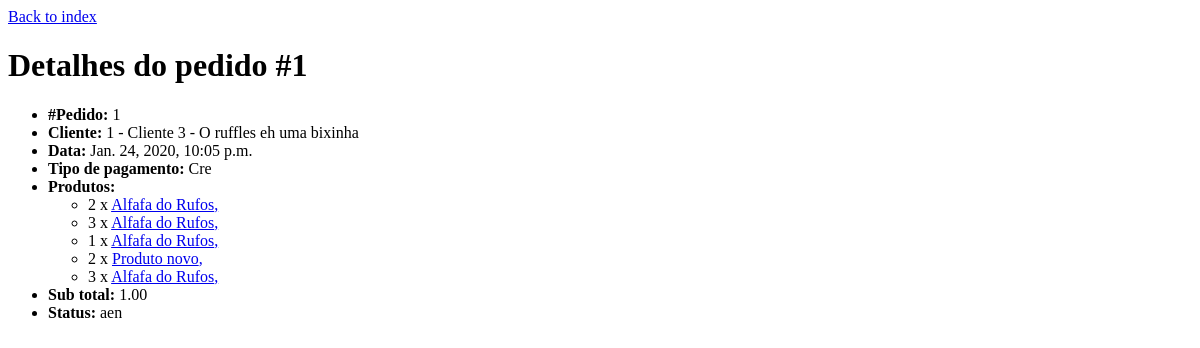
The app's page /pedidos/1/, older data.
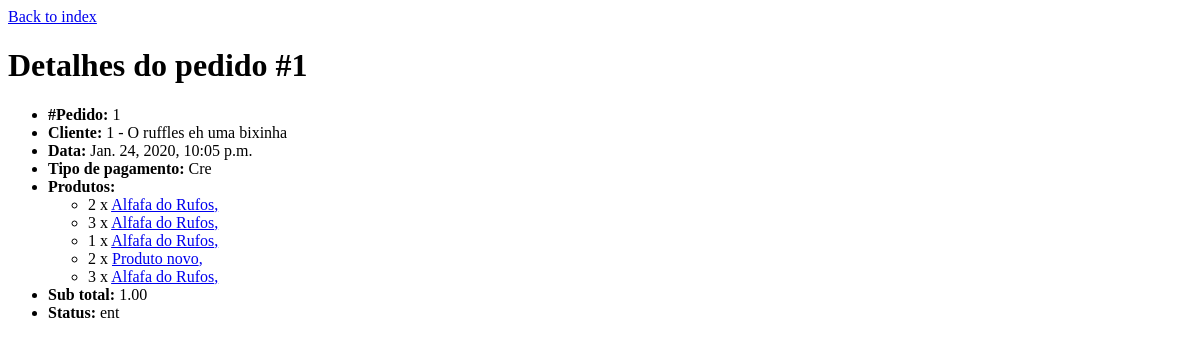
The same page, newer data.
### rufos/models.py (models this page shows, shortened)
class Pedido(models.Model):
    pedido_date = models.DateTimeField(verbose_name="data", auto_now_add=True)
    pedido_cliente = models.ForeignKey(Cliente, on_delete=models.CASCADE, verbose_name="cliente")
    pgto_cre = 'Cre'
    pgto_deb = 'Deb'
    pgto_din = 'Din'
    pedido_pgto_opcoes = [
        (pgto_cre, 'Crédito'),
        (pgto_deb, 'Débito'),
        (pgto_din, 'Dinheiro'),
    ]
    pedido_pagamento = models.CharField(
        max_length = 3,
        choices = pedido_pgto_opcoes,
        verbose_name="tipo de pagamento",
    )
    status_entregue = 'Entregue'
    status_confirmado = 'Confirmado'
    status_cancelado = 'Cancelado'
    pedido_status_opcoes = [
        (status_entregue, 'Entregue'),
        (status_confirmado, 'Confirmado'),
        (status_cancelado, 'Cancelado'),
    ]
    pedido_status = models.CharField(
        max_length = 10,
        choices = pedido_status_opcoes,
        verbose_name="status",
        default= status_confirmado,
    )
    pedido_sub_total = models.DecimalField(verbose_name="sub total", max_digits=5, decimal_places=2, default=1)

class Cliente(models.Model):
    pessoa_fisica = 'FIS'
    pessoa_juridica = 'JUR'
    cliente_tipo_opcoes = [
        (pessoa_fisica, 'Pessoa Física'),
        (pessoa_juridica, 'Pessoa Jurídica'),
    ]
    cliente_tipo = models.CharField(
        verbose_name="tipo",
        max_length = 3,
        choices = cliente_tipo_opcoes,
    )
    cliente_nome_fantasia = models.CharField(verbose_name="nome fantasia", max_length=200)
    cliente_razao_social = models.CharField(verbose_name="razão social", max_length=200)
    cliente_rua = models.CharField(verbose_name="rua", max_length=200)
    cliente_numero = models.CharField(verbose_name="número", max_length=200)
    cliente_complemento = models.CharField(verbose_name="complemento", max_length=200)
    cliente_cep = models.CharField(verbose_name="CEP",max_length=200, help_text="Exemplo: 00000-000")
    cliente_cidade = models.CharField(verbose_name="cidade", max_length=200)
    cliente_nome_contato = models.CharField(verbose_name="pessoa de contato", max_length=200)
    cliente_email = models.EmailField(verbose_name="email de contato", max_length=254, unique="true")
    cliente_telefone = models.CharField(verbose_name="telefone de contato", max_length=200, help_text="Exemplo: 51 9 0000 0000")
    cliente_dias_entrega = models.ManyToManyField(
        Entrega,
        verbose_name="dias de entrega",
    )
    tabela_1 = 'tb1'
    tabela_2 = 'tb2'
    tabela_3 = 'tb3'
    cliente_tabela_opcoes = [
        (tabela_1, 'Tabela 1'),
        (tabela_2, 'Tabela 2'),
        (tabela_3, 'Tabela 3'),
    ]
    cliente_lista_precos = models.CharField(
        max_length = 3,
        choices = cliente_tabela_opcoes,
        verbose_name="tabela de preços",
    )
    cliente_ativo = models.BooleanField(default=True)
    datestamp = models.DateTimeField(auto_now_add=True)
    def __str__(self):
        return self.cliente_nome_fantasia

### rufos/views.py (the view)
# urls.py: path('pedidos/<int:pedido_id>/', views.detalhes_pedido, name='detalhes_pedido'),
def detalhes_pedido(request, pedido_id):
    pedido = get_object_or_404(Pedido, pk=pedido_id)
    produto = PedidoProduto.objects.filter(pedido_id=pedido_id)
    context={
        'pedido':pedido,
        'produto':produto,
    }
    return render(request, 'rufos/detalhes_pedido.html', context)

### rufos/models.py (called while the page is built)
    def __str__(self):
        return self.produto_nome

### rufos/templates/rufos/detalhes_pedido.html (shortened to what this page needs)
<p><a href="/">Back to index</a></p>
<h1>Detalhes do pedido #{{ pedido.id }}</h1>
<ul>
    <li><b>#Pedido:</b> {{pedido.id }}</li>
    <li><b>Cliente:</b> {{ pedido.pedido_cliente_id }} - {{pedido.pedido_cliente }}</li>
    <li><b>Data:</b> {{ pedido.pedido_date }}</li>
    <li><b>Tipo de pagamento:</b> {{ pedido.pedido_pagamento }}</li>
    <li><b>Produtos:</b></li>
    {% for p in produto %}
        <ul>
            <li>{{ p.quantidade }} x <a href='/produtos/{{ p.produto_id }}'>{{ p.produto }},</a>
        </ul>
    {% endfor %}
    <li><b>Sub total:</b> {{ pedido.pedido_sub_total }}</li>
    <li><b>Status:</b> {{ pedido.pedido_status }}</li>
</ul>

Row changes from the older to the newer data that the page shows:
changed Pedido "Cre": pedido_cliente "Cliente 3 - O ruffles eh uma bixinha" → "O ruffles eh uma bixinha"; pedido_status "aen" → "ent"
